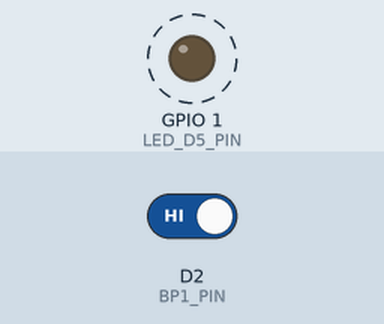
Recording of a sketch running on a simulated ESP8266 (NodeMCU). On the bench: output pins drawn as LEDs (lit = HIGH). Dashed ring = blinking. The test bench sets the inputs (shaded band); at power-on: D2 (BP1_PIN) HIGH. What the sketch prints to the serial monitor is not drawn.

Above: at 1.2 s.
1.3 s: D2 (BP1_PIN) driven LOW
Timing chart, 0 to 9.5 s (numbered marks = the images above; inputs shaded):
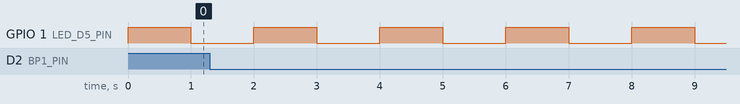

Measured:
- by itself, GPIO 1 (LED_D5_PIN): alternates HIGH for 1.0 s and LOW for 1.0 s

The sketch:

Prog7.ino
```cpp
// TP1 - PROG7

#define LED_D5_PIN D10
#define T_LED_D5 2000
#define BP1_PIN D2
#define T_BP1 30 // 30ms - Mettre en commentaire pour rebonds

long time, bp1Counter;
long previousTime; // Mettre en commentaire pour rebonds
int bp1, lastBp1;

void setup() {
  pinMode(LED_D5_PIN, OUTPUT);
  pinMode(BP1_PIN, INPUT);
  bp1Counter = 0;
  lastBp1 = 1;
  previousTime = -T_BP1; // Mettre en commentaire pour rebonds
  Serial.begin(9600);
}

void loop() {
  time = millis();

  // Acquisition ssi dt >= T_BP1
  if(time - previousTime >= T_BP1) { // Mettre en commentaire pour rebonds
    bp1 = digitalRead(BP1_PIN);
    if(bp1 == 0 && lastBp1 == 1) { // Falling edge (front descendant)
      bp1Counter++;
      Serial.println(bp1Counter);
    }
    lastBp1 = bp1;
    previousTime = time;
  } // Mettre en commentaire pour rebonds

  // Led de vie
  blinkLed();
}

void blinkLed() {
  static unsigned int compute;
  compute = time % T_LED_D5; // Reste de la division entière
  if(compute < T_LED_D5/2) digitalWrite(LED_D5_PIN, HIGH);
  else digitalWrite(LED_D5_PIN, LOW);
}
```
